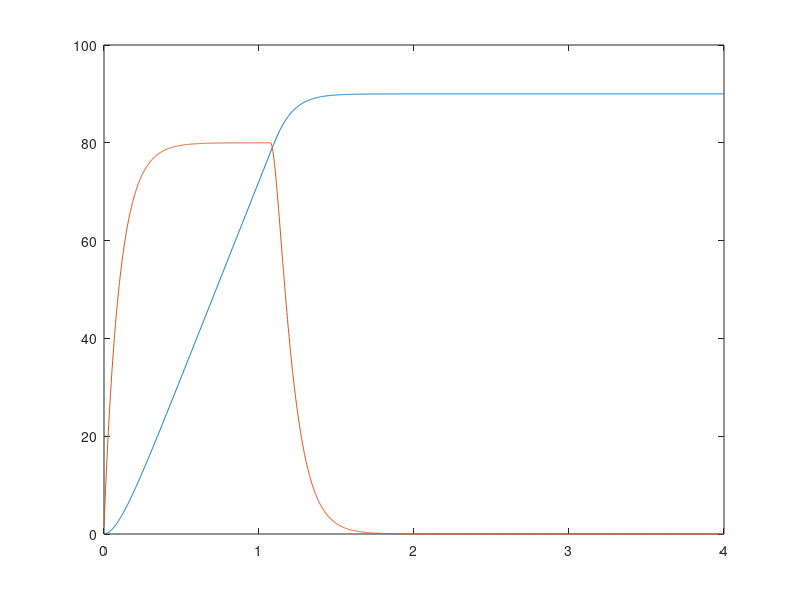
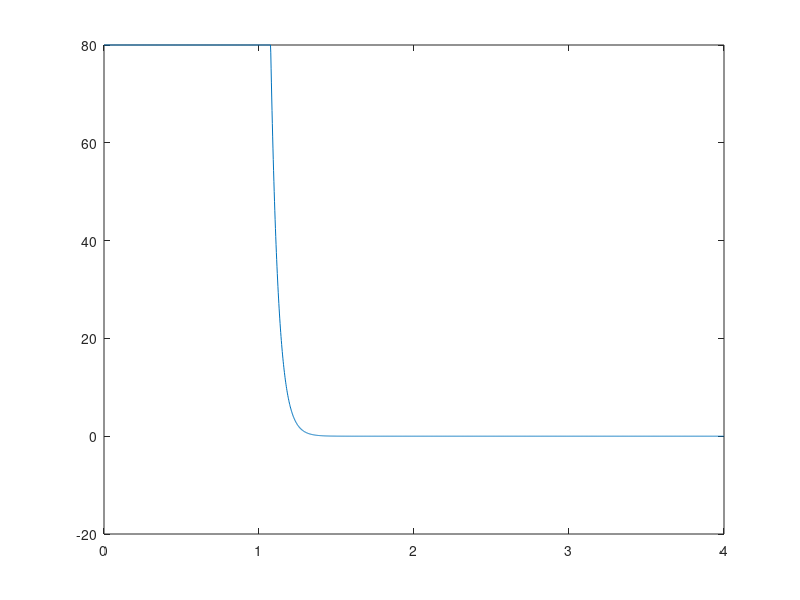

Reproduce these figures in MATLAB, in order.
close all
clear all
clc
Ts = 1/500;
N = 2000;
T = [];
t = 0;

b = -1;
m = 0.1;

A = [0 1;0 b/m];
B = [0; 1/m];
x = [0;0];
r = [90; 0];

K = place(A,B,[-10 -20])
eig(A-B*K)

umax = 80;
for it = 1:N
    u = -K*(x - r);
    u(u>umax) = umax;
    u(u<-umax) = -umax;

    dx = A*x + B*u;
    x = x + Ts*dx;
    H.x(:,it) = x;
        H.u(:,it) = u;
    
    T = [T t];
    t = t+Ts;
end

figure()
plot(T, H.x')
figure()
plot(T, H.u')